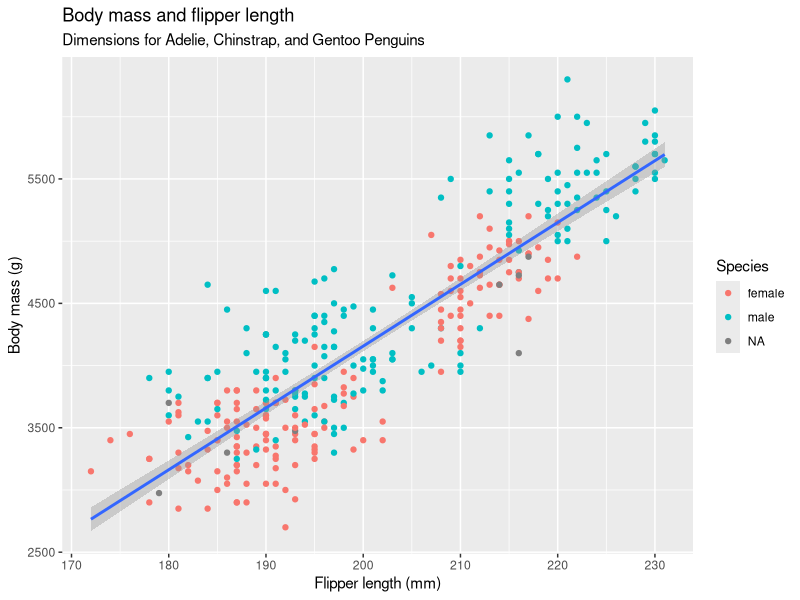

Reproduce this figure in R.




library(tidyverse)
library(palmerpenguins)


ggplot(
  data = penguins,
  mapping = aes(x = flipper_length_mm, y = body_mass_g)
) +
  geom_point(aes(color = sex)) +
  geom_smooth(method = "lm") +
  labs(
    title = "Body mass and flipper length",
    subtitle = "Dimensions for Adelie, Chinstrap, and Gentoo Penguins",
    x = "Flipper length (mm)", y = "Body mass (g)",
    color = "Species", shape = "Species"
  )
